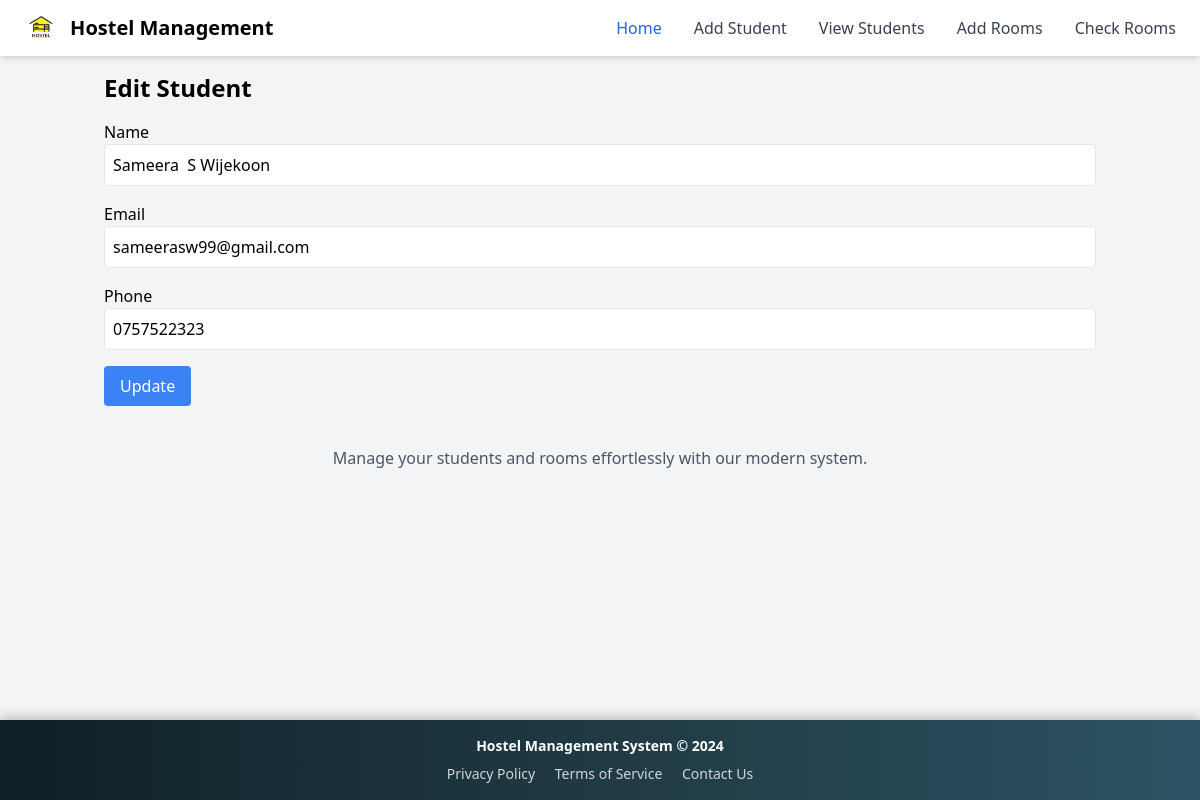
The page /edit_student.php?id=1 on the database its author committed.
### tables this page shows
CREATE TABLE `students` (
  `id` int(11) NOT NULL,
  `name` varchar(100) NOT NULL,
  `email` varchar(100) NOT NULL,
  `phone` varchar(15) NOT NULL,
  `room_id` int(11) DEFAULT NULL,
  `created_at` timestamp NOT NULL DEFAULT current_timestamp()
);

### edit_student.php (the view, shortened to what this page needs)
<?php
include 'includes/header.php';
include 'includes/db_connection.php';
$id = $_GET['id'];
$result = $conn->query("SELECT * FROM students WHERE id = $id");
$student = $result->fetch_assoc();
?>
<div class="container mx-auto p-4">
    <h1 class="text-2xl font-bold">Edit Student</h1>
    <form action="process_edit_student.php" method="POST" class="mt-4 space-y-4">
        <div>
            <label class="block">Name</label>
            <input type="text" name="name" value="<?php echo $student['name']; ?>" class="border rounded w-full p-2" required>
        </div>
        <div>
            <label class="block">Email</label>
            <input type="email" name="email" value="<?php echo $student['email']; ?>" class="border rounded w-full p-2" required>
        </div>
        <div>
            <label class="block">Phone</label>
            <input type="text" name="phone" value="<?php echo $student['phone']; ?>" class="border rounded w-full p-2" required>
        </div>
        <button type="submit" class="bg-blue-500 text-white px-4 py-2 rounded">Update</button>
    </form>
</div>
<?php include 'includes/footer.php'; ?>

### includes/footer.php (style rules this page uses)
body { display: flex; flex-direction: column; min-height: 100vh; }

### rows shown on the page
students: name "Sameera S Wijekoon", email "sameerasw99@gmail.com", phone "0757522323"
